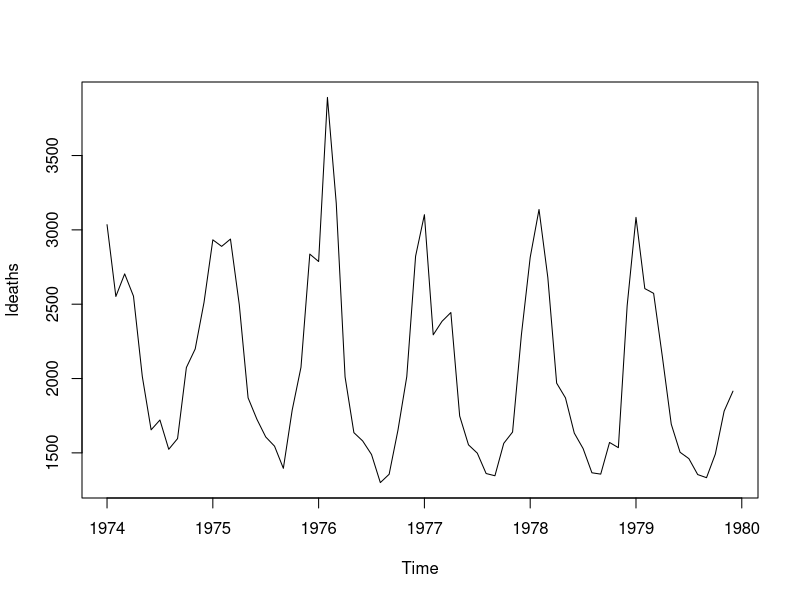
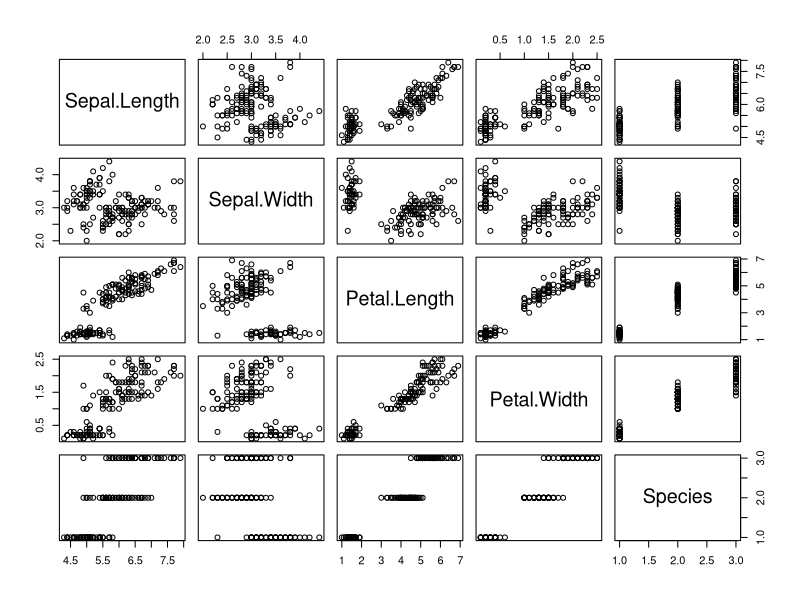
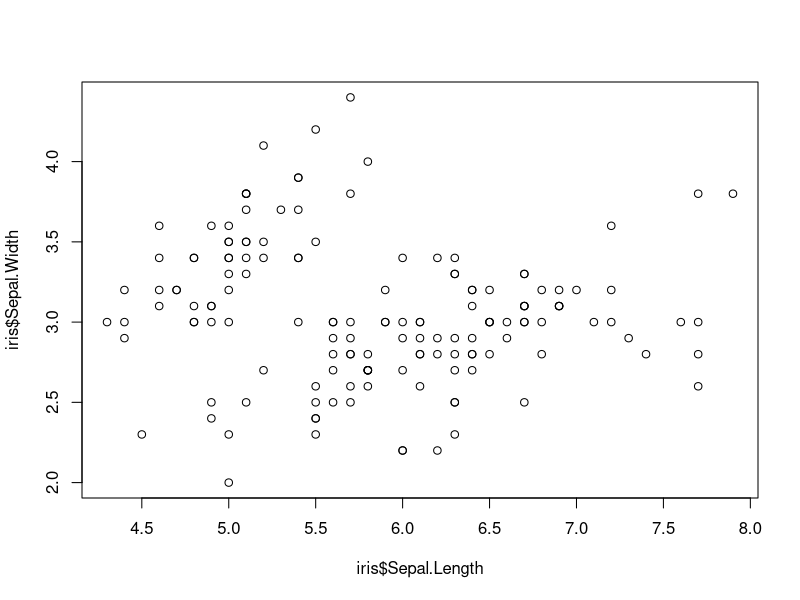
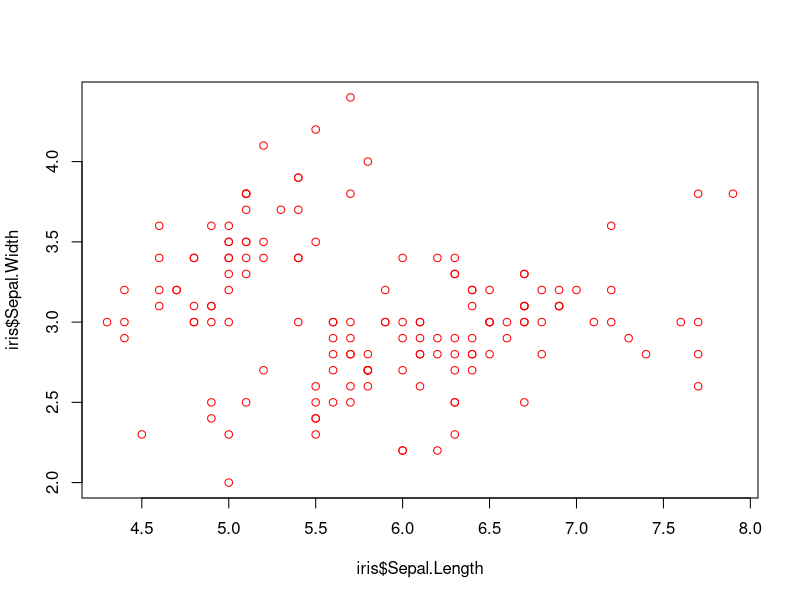
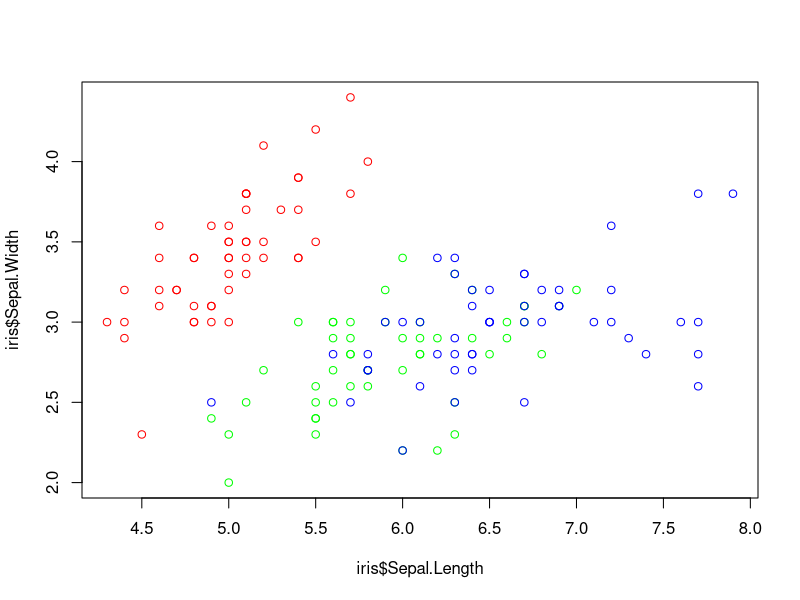
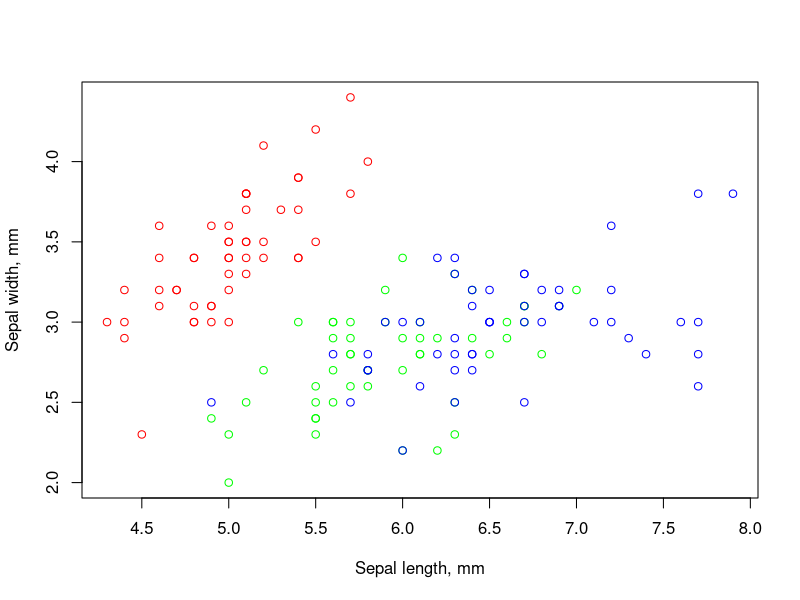
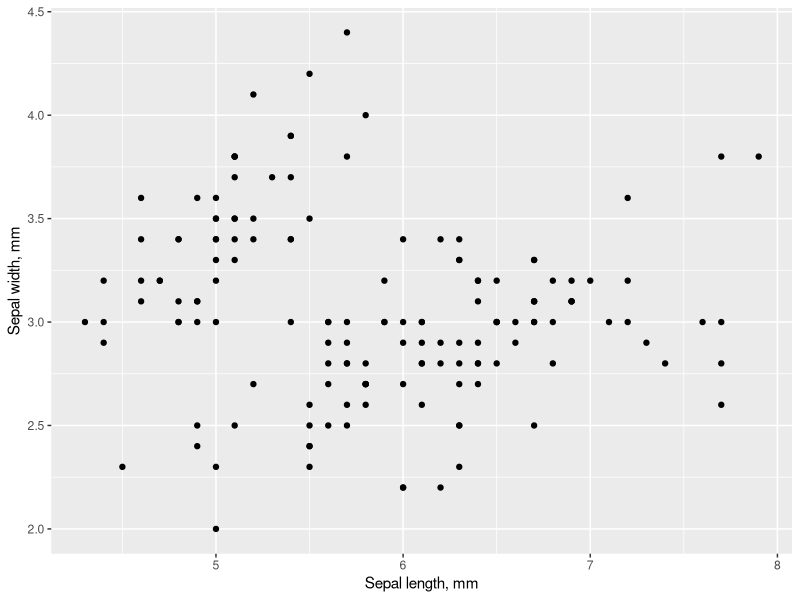
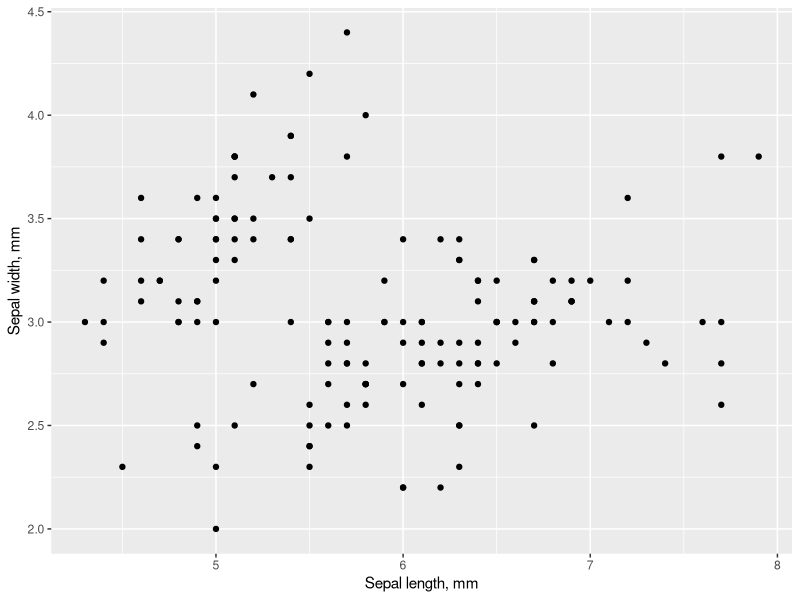

The R source for these figures, in order:
## ---- chunk 1
knitr::opts_chunk$set(echo = TRUE)
## ---- chunk 2
#open a new window
#windows() #on a pc
quartz() #on a mac

#current device
dev.cur()

## ---- chunk 3
#start pdf device
pdf("mycoolplot.pdf") # you can specify many other parameters here, e.g. size, dpi, etc

# make a random plot
plot(1)

#list of devices
dev.list()
dev.cur()
## ---- chunk 4
#select a device
dev.set(3)

#end a device or close a file
dev.off()
dev.cur()

dev.off()
dev.cur()
## ---- chunk 5
plot(ldeaths)
## ---- chunk 6
head(iris)
plot(iris)
## ---- chunk 7
plot(x=iris$Sepal.Length,
     y=iris$Sepal.Width)
## ---- chunk 8
plot(x=iris$Sepal.Length,
     y=iris$Sepal.Width,
     col='red') # pass a single value to color *all* points the same way
## ---- chunk 9
species_colors = iris$Species # make a copy of the Species column
levels(species_colors) # examine the number of levels
levels(species_colors) = c("red","green","blue") # set color names as levels
species_colors = as.character(species_colors) # convert factor to character vector
species_colors # check

plot(x=iris$Sepal.Length,
     y=iris$Sepal.Width,
     col=species_colors) # pass a vector of colors to set the color of each point individually
## ---- chunk 10
plot(x=iris$Sepal.Length,
     y=iris$Sepal.Width,
     col=species_colors,
     xlab='Sepal length, mm',
     ylab='Sepal width, mm')
## ---- chunk 11
library(ggplot2)
head(iris)

# quick plot with defaults
qplot(x=Sepal.Length,
      y=Sepal.Width,
      data=iris,
      xlab='Sepal length, mm',
      ylab='Sepal width, mm',
      geom=c("point")) # set geometry - this is the biggest difference from base R
## ---- chunk 12
ggplot(data=iris, 
       mapping=aes(x=Sepal.Length,   # set aesthetics
                   y=Sepal.Width)) +
  geom_point() +                     # set geometry
  theme_grey() +                     # set theme (although this theme is default)
  xlab('Sepal length, mm') +
  ylab('Sepal width, mm')
## ---- chunk 13
# pass a single value to the parameter color inside the geometry function to color *all* points the same way
ggplot(data=iris,
       mapping=aes(x=Sepal.Length,
                   y=Sepal.Width)) +
  geom_point(color="red") + # here
  xlab('Sepal length, mm') +
  ylab('Sepal width, mm')

# pass the name of the data.frame column by which to color points to the parameter color inside the aesthetics
ggplot(data=iris, 
       mapping=aes(x=Sepal.Length,
                   y=Sepal.Width,
                   color=Species)) + # here
  geom_point() +
  xlab('Sepal length, mm') +
  ylab('Sepal width, mm')

ggplot(data=iris, 
       mapping=aes(x=Sepal.Length,
                   y=Sepal.Width,
                   color=Species)) +
  geom_point(mapping=aes(color=Species)) + # you can also create an aesthetics mapping inside geometries!
  xlab('Sepal length, mm') +
  ylab('Sepal width, mm')
## ---- chunk 14
hist(iris$Sepal.Length)
## ---- chunk 15
virnica_rows = which(iris$Species=='virginica')
iris_virginica = iris[virnica_rows,]

hist(iris_virginica$Sepal.Length)
## ---- chunk 16
qplot(x=Sepal.Length,
      data=iris,
      fill=Species,
      color=Species,
      alpha=0.5) # make the bars semi-transparent
## ---- chunk 17
ggplot(data=iris,
       mapping=aes(x=Sepal.Length,
                   fill=Species,
                   color=Species))  +
  geom_histogram(alpha=0.5)
## ---- chunk 18
boxplot(formula = iris$Sepal.Length ~ iris$Species,
        xlab = "Species",
        ylab = "Sepal length, mm")
## ---- chunk 19
library(ggpubr)

# boxplot only
box = ggplot(iris, aes(x=Species, y=Sepal.Length, color=Species)) +
  geom_boxplot()

# violin plot only
vln = ggplot(iris, aes(x=Species, y=Sepal.Length, fill=Species)) +
  geom_violin()

# both together
bv = ggplot(iris, aes(x=Species, y=Sepal.Length, fill=Species)) +
  geom_violin(trim=FALSE) +
  geom_boxplot(width=0.1, fill="white")

# arrange in the same figure
figure = ggarrange(box, vln, bv,
                   labels = c("A", "B", "C"))
figure
## ---- chunk 20
# create sample data
sampleData.df = data.frame(Control=sample(20,5),
                           Nitrogen=sample(20,5),
                           Phospate=sample(20,5))
rownames(sampleData.df) = c("GeneA","GeneB","GeneC", "GeneD", "GeneE")
sampleData.df # take a look

# genes in Control condition
barplot(height=sampleData.df$Control,
        names.arg=row.names(sampleData.df))

# matrix with stacked bars
barplot(height=as.matrix(sampleData.df))
#barplot(height = sampleData.df) # this does not work!

# side-by-side bars in the rainbow palette, horizontal orientation
barplot(height=as.matrix(sampleData.df),
        beside=TRUE,
        horiz=TRUE,
        col=rainbow(4))
## ---- chunk 21
barplot(height=as.matrix(sampleData.df),
        beside=TRUE,
        horiz=TRUE,
        col=rainbow(5))
legend(15, 10, legend = rownames(sampleData.df), fill = rainbow(5))
## ---- chunk 22
sampleData.df.long = stack(sampleData.df)
head(sampleData.df.long) # check

colnames(sampleData.df.long)[2] = "Condition" # rename "ind" to "Condition"

sampleData.df.long$Gene = rep(rownames(sampleData.df),3) # create "Gene" column from the row names of sampleData.df
head(sampleData.df.long) # check
## ---- chunk 23
ggplot(data=sampleData.df.long,
       aes(x=Condition,
           y=values,
           fill=Gene)) +
  geom_bar(stat="identity",
           color="black")
## ---- chunk 24
ggplot(data=sampleData.df.long,
       aes(x=Condition,
           y=values,
           fill=Gene)) +
  geom_bar(stat="identity",
           color="black",
           position=position_dodge())
## ---- chunk 25
# display four plots in a 2x2 grid
par(mfrow=c(2,2))
boxplot(iris$Sepal.Length ~ iris$Species,main="Sepal Length",xlab="Species",ylab="cm")
boxplot(iris$Sepal.Width ~ iris$Species,main="Sepal Width",xlab="Species",ylab="cm")
boxplot(iris$Petal.Length ~ iris$Species,main="Petal Length",xlab="Species",ylab="cm")
boxplot(iris$Petal.Length ~ iris$Species,main="Petal Width",xlab="Species",ylab="cm")

# reset display to one graph only
par(mfrow=c(1,1))
## ---- chunk 26
base.plot = ggplot(iris, aes(x=Petal.Length, y=Petal.Width, color=Species)) +
  geom_point()
base.plot
  
base.plot + facet_wrap(~ Species)
base.plot + facet_wrap(~ Species, ncol=1)
## ---- chunk 27
base.plot + facet_grid(. ~ Species)
base.plot + facet_grid(Species ~ .)
## ---- chunk 28
data=iris
data$Petal.Width.Range=factor(ifelse(data$Petal.Width<1.3,"Narrow Petals","Wide Petals"))
data$Petal.Length.Range=factor(ifelse(data$Petal.Length<4.35,"Short Petals","Long Petals"))
ggplot(data, aes(x=Sepal.Length, y=Sepal.Width, color=Species)) + 
  geom_point(alpha=0.5) +
  facet_grid(Petal.Width.Range ~ Petal.Length.Range)
